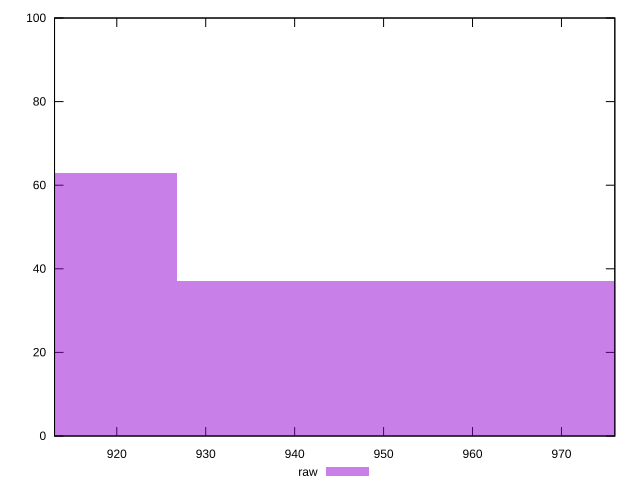

Write the gnuplot code that produced this figure.
reset

$raw <<EOF
951.845287619412 37
901.7481672183903 63
EOF

set key outside below
set boxwidth 50.097120401021684
set xrange [913:976]
set yrange [0:100]
set trange [0:100]
set style fill transparent solid 0.5 noborder
set terminal svg size 640, 490 enhanced background rgb 'white'
set output "reprap/render-blocking-resources/samples/pages+cached+nointeractive/raw/histogram.svg"

plot $raw title "raw" with boxes

reset
